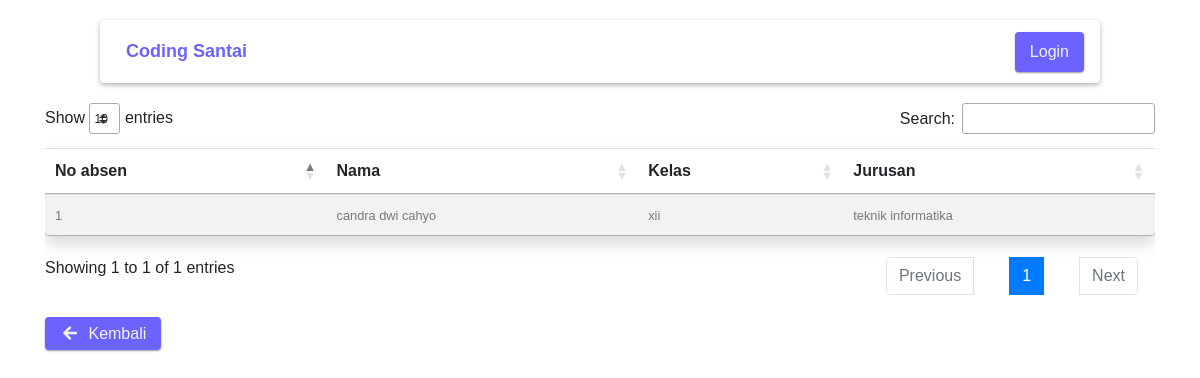
The page /data_sekolah.php on the database its author committed.
### tables this page shows
CREATE TABLE `data_siswa` (
  `id` int(100) NOT NULL,
  `nama` varchar(100) NOT NULL,
  `ttl` text NOT NULL,
  `jk` varchar(20) NOT NULL,
  `alamat` text NOT NULL,
  `tahun_ajaran` int(10) NOT NULL,
  `nama_ibu` varchar(100) NOT NULL,
  `ttl_ibu` text NOT NULL,
  `nama_ayah` varchar(100) NOT NULL,
  `ttl_ayah` text NOT NULL,
  `kelas` varchar(15) NOT NULL,
  `jurusan` varchar(100) NOT NULL,
  `masuk` varchar(20) NOT NULL,
  `keluar` text NOT NULL,
  `spp` int(10) NOT NULL
);

### function/functions.php (called while the page is built, shortened)
<?php
$conn = mysqli_connect('localhost', 'root', '', 'pendataan_siswa');
function query($param) {
  global $conn;
  $result = mysqli_query($conn, $param);
  $rows = [];
  if (mysqli_num_rows($result) > 0) {
    while ($row = mysqli_fetch_assoc($result)) {
      $rows[] = $row;
    }
  }
  return $rows;
}
function base_url($param = []) {
  $base_url = 'http://localhost:8000/page/aplikasi_pendataan_siswa/';
  $result = (!$param) ? $base_url : $base_url . $param;
  return $result;
}

### data_sekolah.php (the view, shortened to what this page needs)
<?php
require_once 'function/functions.php';
$rows = query("SELECT * FROM data_siswa ORDER BY id DESC");
?>
<header class="navbar">
  <a href="<?= base_url(); ?>" class="navbar-logo">Coding Santai</a>
  <a href="admin/login.php" class="button-purple">Login</a>
</header>
<div class="container">
  <div class="table-responsive mb-3">
    <table class="table table-striped rounded shadow" id="myTable">
      <thead>
        <tr>
          <th>No absen</th>
          <th>Nama</th>
          <th>Kelas</th>
          <th>Jurusan</th>
        </tr>
      </thead>
      <tbody>
        <?php $num = 1; ?>
        <?php foreach ($rows as $row) : ?>
        <tr>
          <td><small class="text-black-50"><?= $num++; ?></small></td>
          <td><small class="text-black-50"><?= strtolower($row['nama']); ?></small></td>
          <td><small class="text-black-50"><?= strtolower($row['kelas']); ?></small></td>
          <td><small class="text-black-50"><?= strtolower($row['jurusan']); ?></small></td>
        </tr>
        <?php endforeach; ?>
      </tbody>
    </table>
  </div>
</div>
<div class="container mb-3">
  <a href="<?= base_url(); ?>" class="button-purple">
    <i class="fas fa-fw fa-arrow-left mr-1"></i>
    <span>Kembali</span>
  </a>
</div>

### assets/css/style2.css (style rules this page uses)
* { margin: 0; padding: 0; font-family: sans-serif; }
.navbar { position: relative; box-sizing: border-box; background-color: #fff; border-radius: 4px; box-shadow: 0 2px 5px rgba(0, 0, 0, .3); margin: 20px; overflow: hidden; }
.navbar-logo { font-size: 18px; font-weight: 700; color: #6C63FF; padding: 10px; width: 50%; }
.button-purple { position: relative; padding: 8px 15px; background-color: #6C63FF; color: #f3f3f3; border-radius: 4px; box-sizing: border-box; overflow: hidden; cursor: pointer; box-shadow: 0 1px 2px rgba(0, 0, 0, .4); }
@media only screen and (min-width: 768px) { .navbar { margin: 20px 160px; } }
@media only screen and (orientation: landscape) { .navbar { margin: 20px 100px; } }

### rows shown on the page
data_siswa: nama "candra dwi cahyo", kelas "xii", jurusan "teknik informatika"
